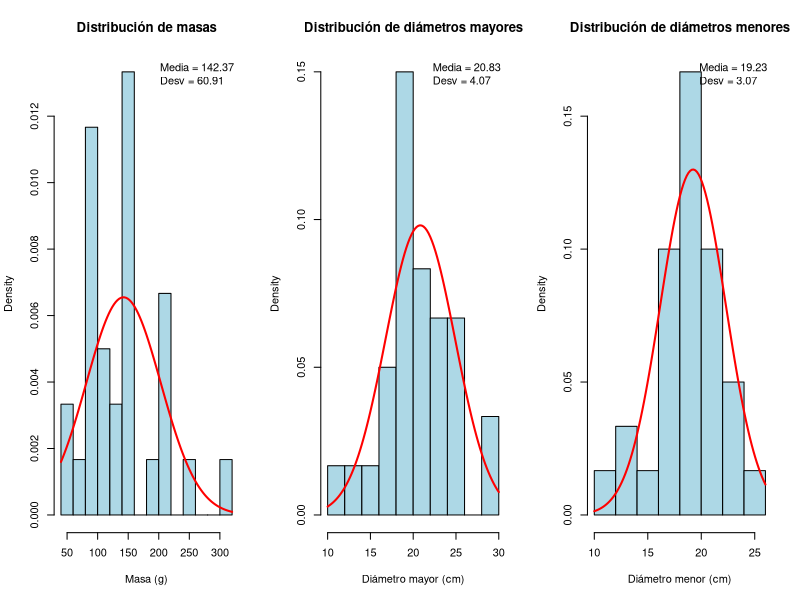

Recreate this plot in R.
# Datos explícitos
d_M <- c(24,19,19,17,18,23,24,25,21,29,
         25,20,21,29,17,14,15,11,25,24,
         19,19,21,19,20,22,25,22,19,19)

d_m <- c(20,19,18,17,18,20,22,23,22,23,
         25,19,21,19,16,14,14,10,22,23,
         19,19,18,18,19,20,21,21,18,19)

mass <- c(190,115,90,90,90,160,160,220,160,315,
          250,116,145,145,70,45,45,120,210,210,
          100,125,100,125,215,155,100,100,150,155)

# Función auxiliar para histograma con curva normal
plot_hist <- function(x, titulo, xlab) {
  mean_x <- mean(x)
  sd_x   <- sd(x)
  
  hist(x, breaks = 10, probability = TRUE,
       col = "lightblue", border = "black",
       main = titulo, xlab = xlab)
  
  curve(dnorm(x, mean = mean_x, sd = sd_x),
        col = "red", lwd = 2, add = TRUE)
  
  legend("topright",
         legend = c(paste0("Media = ", round(mean_x,2)),
                    paste0("Desv = ", round(sd_x,2))),
         bty = "n")
}

# Un solo gráfico con 3 subplots
par(mfrow = c(1,3))  # 1 fila, 3 columnas

plot_hist(mass, "Distribución de masas", "Masa (g)")
plot_hist(d_M,  "Distribución de diámetros mayores", "Diámetro mayor (cm)")
plot_hist(d_m,  "Distribución de diámetros menores", "Diámetro menor (cm)")

# Reset layout
par(mfrow = c(1,1))

